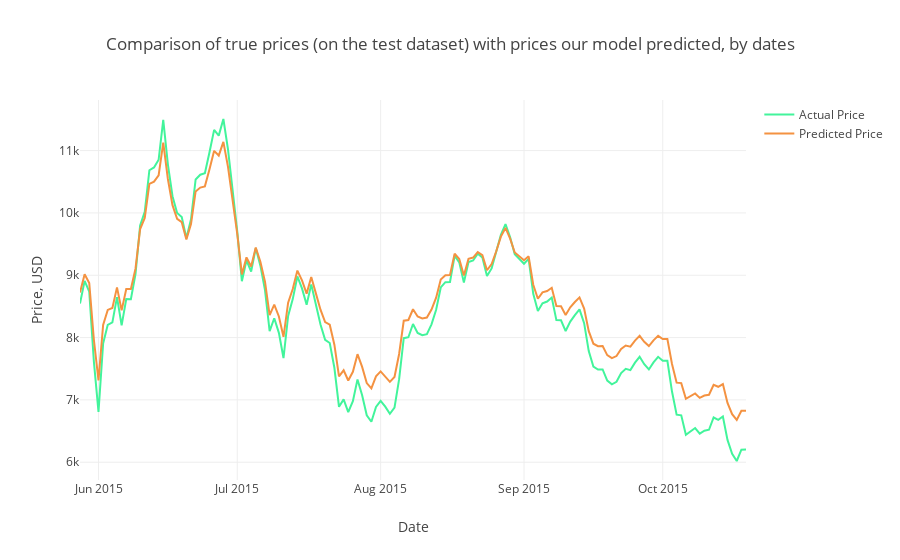

Here is the notebook cell this chart was saved with:
### Code cell
# Clean up labels

Test_Dates = Daily_Close_Price[len(Daily_Close_Price)-days_training:].index

trace1 = go.Scatter(x=Test_Dates, y=Y2_test2_inverse, name= 'Actual Price',
                   line = dict(color = ('rgb(66, 244, 155)'),width = 2))
trace2 = go.Scatter(x=Test_Dates, y=prediction2_inverse, name= 'Predicted Price',
                   line = dict(color = ('rgb(244, 146, 65)'),width = 2))
data = [trace1, trace2]
layout = dict(title = 'Comparison of true prices (on the test dataset) with prices our model predicted, by dates',
             xaxis = dict(title = 'Date'), yaxis = dict(title = 'Price, USD'))
fig = dict(data=data, layout=layout)
py.iplot(fig, filename='results_demonstrating1')

### Figure 1 — Plotly figure (JSON) as saved in the notebook; plotly's stock layout.template omitted (floating-point values rounded to 4 significant figures; data arrays with more than 128 entries replaced by an {"elided": "..."} marker saying what was removed)
{"data": [{"line": {"color": "rgb(66, 244, 155)", "width": 2}, "name": "Actual Price", "type": "scatter", "uid": "39e965d2-f7be-48da-9d1a-eeafc39126f5", "x": {"elided": "1127 str values"}, "y": {"elided": "145 float values"}}, {"line": {"color": "rgb(244, 146, 65)", "width": 2}, "name": "Predicted Price", "type": "scatter", "uid": "81816a32-a0a0-4cfc-8314-1d7a23dfcc4d", "x": {"elided": "1127 str values"}, "y": {"elided": "145 float values"}}], "layout": {"title": "Comparison of true prices (on the test dataset) with prices our model predicted, by dates", "xaxis": {"title": "Date"}, "yaxis": {"title": "Price, USD"}}}
